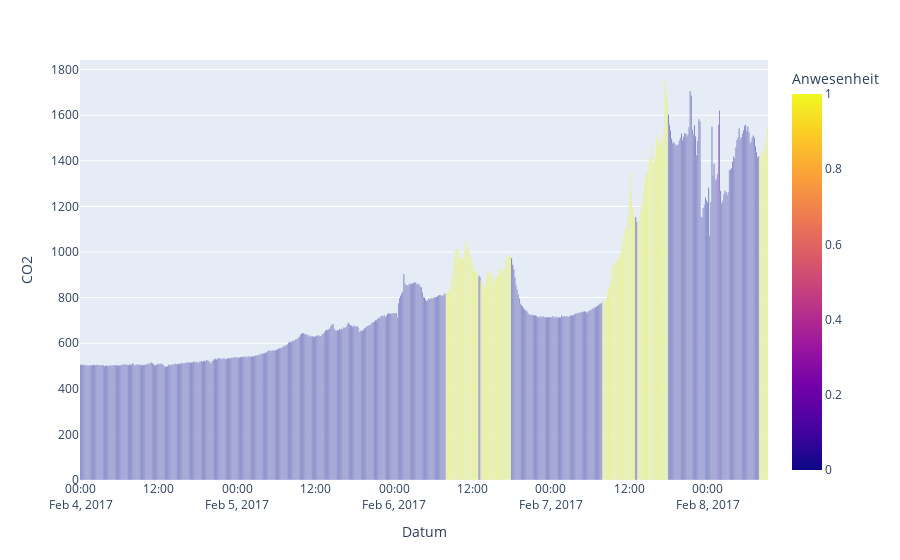

The notebook cell saved with this chart:
### Code cell
mLR = linear_model.LogisticRegression(**rsLR.best_params_)
mLR.fit(X_train, y_train)

report(mLR)
test_viz(mLR)

### Figure 1 — Plotly figure (JSON) as saved in the notebook; plotly's stock layout.template omitted (floating-point values rounded to 4 significant figures; data arrays with more than 128 entries replaced by an {"elided": "..."} marker saying what was removed)
{"data": [{"alignmentgroup": "True", "hovertemplate": "Datum=%{x}<br>CO2=%{y}<br>Anwesenheit=%{marker.color}<extra></extra>", "legendgroup": "", "marker": {"color": {"elided": "632 float values"}, "coloraxis": "coloraxis", "pattern": {"shape": ""}}, "name": "", "offsetgroup": "", "orientation": "v", "showlegend": false, "textposition": "auto", "type": "bar", "x": {"elided": "632 str values"}, "xaxis": "x", "y": {"elided": "632 float values"}, "yaxis": "y"}], "layout": {"barmode": "relative", "coloraxis": {"colorbar": {"title": {"text": "Anwesenheit"}}, "colorscale": [[0, "#0d0887"], [0.1111, "#46039f"], [0.2222, "#7201a8"], [0.3333, "#9c179e"], [0.4444, "#bd3786"], [0.5556, "#d8576b"], [0.6667, "#ed7953"], [0.7778, "#fb9f3a"], [0.8889, "#fdca26"], [1, "#f0f921"]]}, "legend": {"tracegroupgap": 0}, "margin": {"t": 60}, "xaxis": {"anchor": "y", "domain": [0, 1], "title": {"text": "Datum"}}, "yaxis": {"anchor": "x", "domain": [0, 1], "title": {"text": "CO2"}}}}
